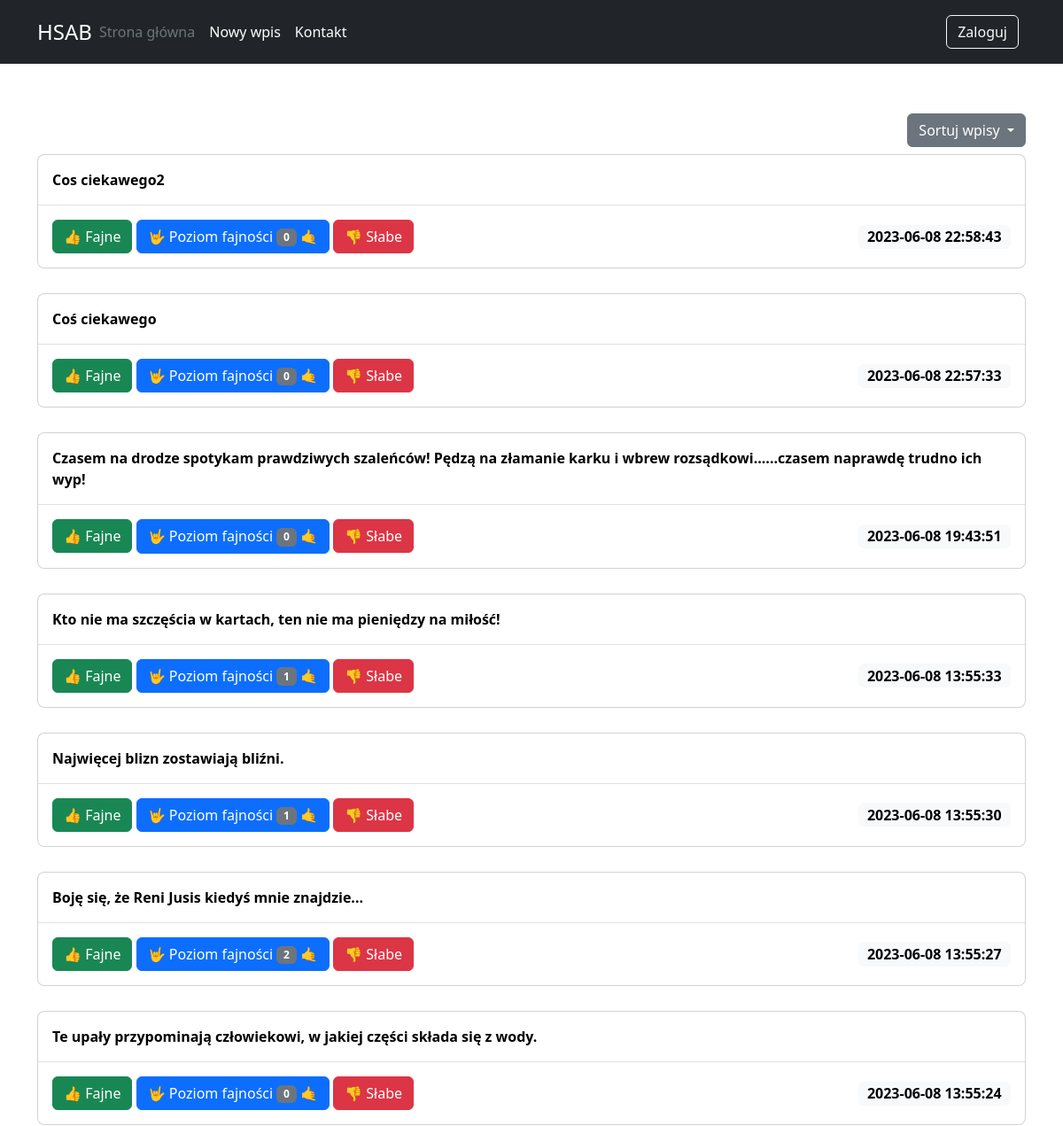
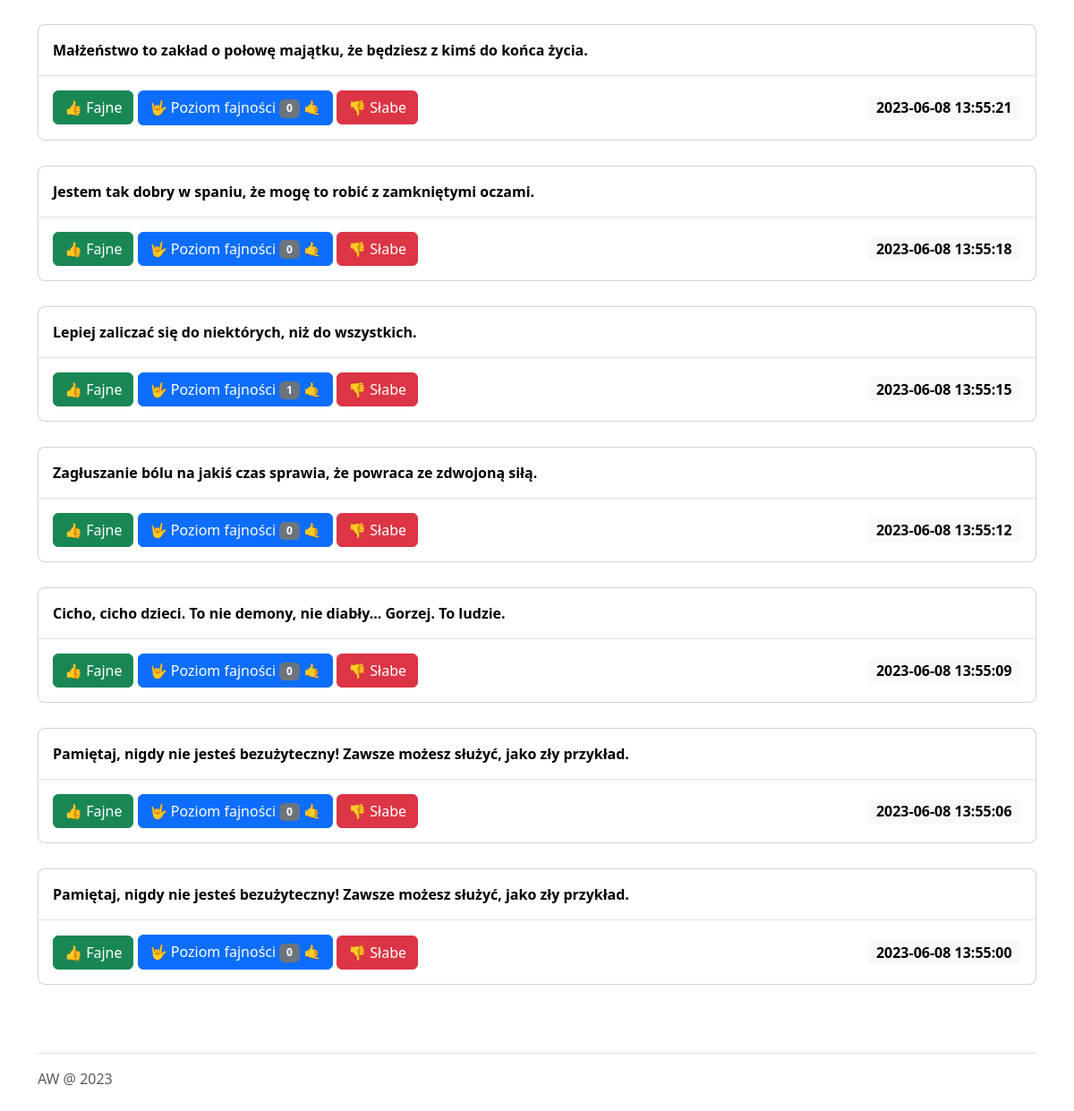
/?sort_on=datdesc, run on the app's committed database (2 pictures, top to bottom).
### tables this page shows
CREATE TABLE posts
(
    id      INTEGER PRIMARY KEY AUTOINCREMENT,
    created TIMESTAMP NOT NULL DEFAULT CURRENT_TIMESTAMP,
    content TEXT      NOT NULL,
    vote    INTEGER   NOT NULL DEFAULT '0'
);

### app.py (the view)
@app.route('/')
def index():
    sort_on = request.args.get('sort_on', None)
    if (sort_on == 'cool'):
        args = 'vote desc'
    elif (sort_on == 'notcool'):
        args = 'vote asc'
    elif (sort_on == 'datasc'):
        args = 'created asc'
    elif (sort_on == 'datdesc'):
        args = 'created desc'
    else:
        args = 'id desc'
    conn = get_db_connection()
    query = 'SELECT * FROM posts ORDER BY {args}'.format(args=args)
    posts = conn.execute(query).fetchall()
    conn.close()
    return render_template('index.html', posts=posts)

### app.py (called while the page is built)
def get_db_connection():
    conn = sqlite3.connect('database.db')
    conn.row_factory = sqlite3.Row
    return conn

### templates/index.html (shortened to what this page needs)
{% extends 'base.html' %}
{% block content %}
    <div class="row float-end py-2">
        <div class="dropdown">
            <button class="btn btn-secondary dropdown-toggle" type="button" data-bs-toggle="dropdown"
                    aria-expanded="false">
                Sortuj wpisy
            </button>
        </div>
    </div>
    {% for post in posts %}
        <div class="modal" tabindex="-1" style="display: contents;">
        <div class="modal-dialog">
            <div class="modal-content">
                <div class="modal-header">
                    <p><a href="{{ url_for('post', post_id=post['id']) }}">{{ post['content'] }}</a></p>
                </div>
                <div class="modal-footer">
                    <div class="col">
                        <a href="{{ url_for('cool', id=post['id']) }}"><button type="button" class="btn btn-success">👍 Fajne</button></a>
                        <button type="button" class="btn btn-primary">🤟 Poziom fajności <span class="badge text-bg-secondary">{{ post['vote'] }} </span> 🤙</button>
                        <a href="{{ url_for('notcool', id=post['id']) }}"><button type="button" class="btn btn-danger">👎 Słabe</button></a>
                    </div>
                    <div class="col-auto">
                        <span class="badge text-bg-light increase-size">{{ post['created'] }}</span>
                    </div>
                    </div>
                </div>
            </div>
        </div>
    {% endfor %}
{% endblock %}

### static/css/style.css (style rules this page uses)
.modal-dialog { max-width: 100% !important; }
.modal-header { border-bottom: none !important; }
.modal-header p { margin-top: 0 !important; margin-bottom: 0 !important; }
.increase-size { font-size: 1rem !important; }
.modal-header p a { text-decoration: none; font-weight: bolder; color: black; }

### data on the page
posts: content "Cos ciekawego2", vote "0", created "2023-06-08 22:58:43"
posts: content "Coś ciekawego", vote "0", created "2023-06-08 22:57:33"
posts: content "Czasem na drodze spotykam prawdziwych szaleńców! Pędzą na złamanie karku i wbrew rozsądkowi......czasem naprawdę trudno ich wyp!", vote "0", created "2023-06-08 19:43:51"
posts: content "Kto nie ma szczęścia w kartach, ten nie ma pieniędzy na miłość!", vote "1", created "2023-06-08 13:55:33"
posts: content "Najwięcej blizn zostawiają bliźni.", vote "1", created "2023-06-08 13:55:30"
posts: content "Boję się, że Reni Jusis kiedyś mnie znajdzie...", vote "2", created "2023-06-08 13:55:27"
posts: content "Te upały przypominają człowiekowi, w jakiej części składa się z wody.", vote "0", created "2023-06-08 13:55:24"
posts: content "Małżeństwo to zakład o połowę majątku, że będziesz z kimś do końca życia.", vote "0", created "2023-06-08 13:55:21"
posts: content "Jestem tak dobry w spaniu, że mogę to robić z zamkniętymi oczami.", vote "0", created "2023-06-08 13:55:18"
posts: content "Lepiej zaliczać się do niektórych, niż do wszystkich.", vote "1", created "2023-06-08 13:55:15"
posts: content "Zagłuszanie bólu na jakiś czas sprawia, że powraca ze zdwojoną siłą.", vote "0", created "2023-06-08 13:55:12"
posts: content "Cicho, cicho dzieci. To nie demony, nie diabły... Gorzej. To ludzie.", vote "0", created "2023-06-08 13:55:09"
posts: content "Pamiętaj, nigdy nie jesteś bezużyteczny! Zawsze możesz służyć, jako zły przykład.", vote "0", created "2023-06-08 13:55:06"
posts: content "Pamiętaj, nigdy nie jesteś bezużyteczny! Zawsze możesz służyć, jako zły przykład.", vote "0", created "2023-06-08 13:55:00"
